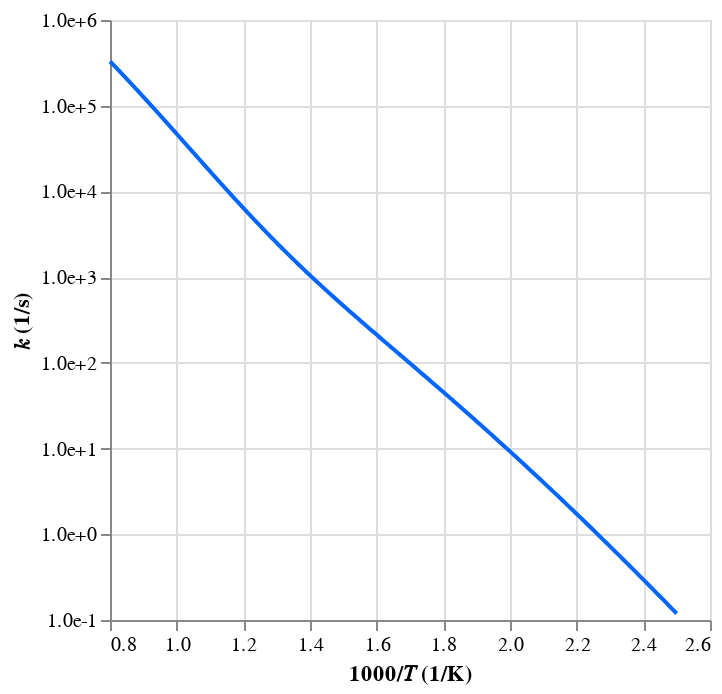

Notebook code cell kept with this figure:
### Code cell
# Display species/reaction by ID
id_ = "53: 1"

#   - Read in expanded mechanism
mech_path = p_.stereo_mechanism(tag, ext="json", path=p_.data(root_path))
mech = automech.io.read(mech_path)

#   - Display the reaction
if ":" in id_:
    automech.display_reactions(mech, chans=[id_])
else:
    automech.display_species(mech, ids=[id_])

### Figure 1 — Vega-Lite specification as saved in the notebook (floating-point values rounded to 4 significant figures; data arrays with more than 128 entries replaced by an {"elided": "..."} marker saying what was removed)
{"config": {"view": {"continuousWidth": 300, "continuousHeight": 300}}, "data": {"name": "data-d3537adb1572fb47b621fce6805e7a9e"}, "mark": {"type": "line"}, "encoding": {"color": {"value": "#0066ff"}, "x": {"field": "x", "title": "1000/𝑇 (1/K)", "type": "quantitative"}, "y": {"axis": {"format": ".1e", "values": [0.1, 1, 10, 100, 1000, 10000, 100000, 1000000, 10000000]}, "field": "value", "scale": {"type": "log"}, "title": "𝑘 (1/s)", "type": "quantitative"}}, "transform": [{"fold": ["This work"]}], "$schema": "https://vega.github.io/schema/vega-lite/v5.20.1.json", "datasets": {"data-d3537adb1572fb47b621fce6805e7a9e": {"elided": "500 records"}}}
